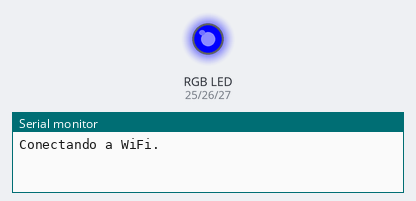
A sketch run on a simulated ESP32. Parts: an RGB LED mixed from three pins (HIGH = lit), the last lines printed to the serial monitor. WiFi joins after 1.5 s; servers stay silent unless stated.

Above: at 0.1 s.
At 1.6 s:
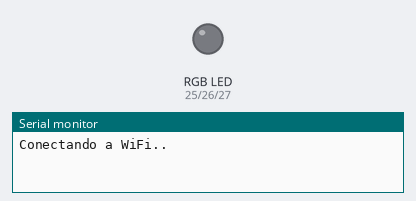
At 2.1 s:
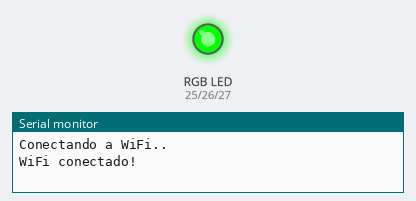
Timing chart, 0 to 3.6 s (numbered marks = the images above):
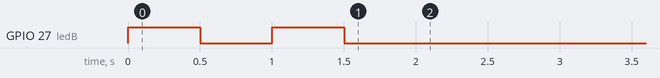

The sketch:

wifi.ino
```cpp
#include <WiFi.h>

// Configura tus pines del LED RGB
const int ledR = 25;  // Rojo
const int ledG = 26;  // Verde
const int ledB = 27;  // Azul

// Datos de WiFi
const char* ssid = "TU_SSID";       // Reemplaza con tu WiFi
const char* password = "TU_PASS";   // Reemplaza con tu contraseña

void setup() {
  Serial.begin(115200);

  // Configura pines como salida
  pinMode(ledR, OUTPUT);
  pinMode(ledG, OUTPUT);
  pinMode(ledB, OUTPUT);

  // Apaga todos los colores al inicio
  digitalWrite(ledR, LOW);
  digitalWrite(ledG, LOW);
  digitalWrite(ledB, LOW);

  // Conecta a WiFi
  WiFi.begin(ssid, password);
  Serial.print("Conectando a WiFi");

  // Mientras no esté conectado
  while (WiFi.status() != WL_CONNECTED) {
    Serial.print(".");
    // Parpadeo azul
    digitalWrite(ledB, HIGH);
    delay(500);
    digitalWrite(ledB, LOW);
    delay(500);
  }

  // Cuando se conecta, LED verde fijo
  Serial.println("");
  Serial.println("WiFi conectado!");
  digitalWrite(ledG, HIGH);
}

void loop() {
  // Aquí puedes poner tu código del sensor CO2
}
```
